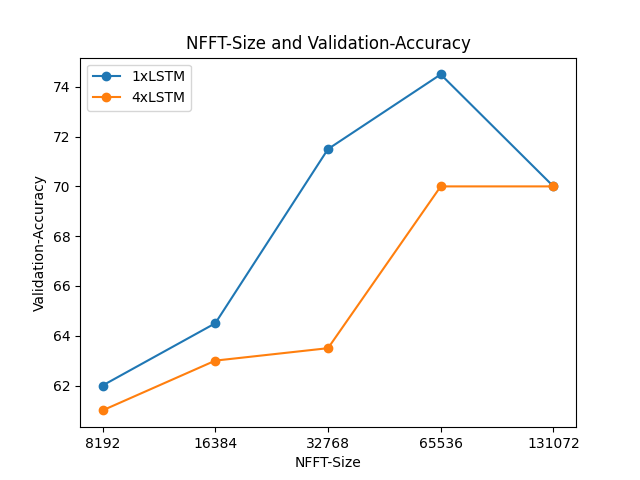

Here is the Python script that generated this plot:
import matplotlib.pyplot as plt
from matplotlib.legend_handler import HandlerLine2D
import glob, os
import csv
import numpy as np

x=[]
y=[]

a=[]
b=[]

os.chdir("/home/smu/Desktop/RNN/graphs")

with open('nfft_vs_valacc_1lstm.csv', 'r') as csvfile:
    plots= csv.reader(csvfile, delimiter=',')
    for row in plots:
        x.append(int(row[0]))
        y.append(float(row[1]))

with open('nfft_vs_valacc_4lstm.csv', 'r') as csvfile:
    plots= csv.reader(csvfile, delimiter=',')
    for row in plots:
        a.append(int(row[0]))
        b.append(float(row[1]))

n = len(x)
n = np.arange(n)

line1, = plt.plot(n,y, marker='o', label="1xLSTM")
line2, = plt.plot(n,b, marker='o', label="4xLSTM")

plt.legend()
plt.xticks(n,x)

plt.title('NFFT-Size and Validation-Accuracy')

plt.xlabel('NFFT-Size')
plt.ylabel('Validation-Accuracy')

plt.show()
